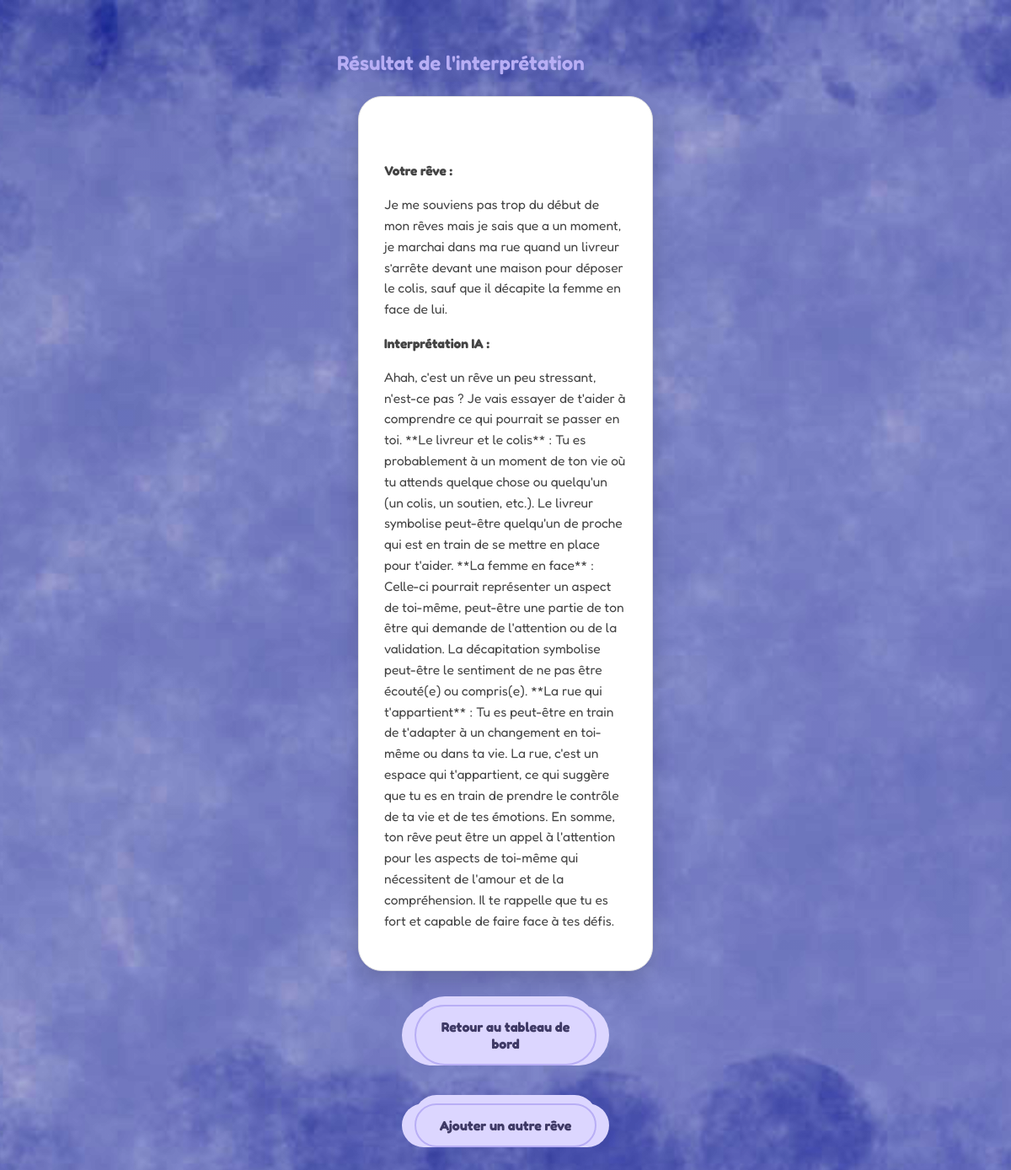
Screenshot of /result/18 (signed in) with the database file from the repository.
### tables this page shows
CREATE TABLE dreams (
            id INTEGER PRIMARY KEY AUTOINCREMENT,
            user_id INTEGER NOT NULL,
            title TEXT NOT NULL,
            content TEXT NOT NULL,
            interpretation TEXT,
            is_public INTEGER DEFAULT 0, dream_type TEXT DEFAULT 'reve',
            FOREIGN KEY (user_id) REFERENCES users (id)
        );

### app.py (the view)
@app.route("/result/<int:dream_id>")
def result(dream_id):
    if "user_id" not in session:
        return redirect(url_for("login"))
    conn = get_db_connection()
    cursor = conn.cursor()
    cursor.execute(
        "SELECT * FROM dreams WHERE id = ? AND user_id = ?",
        (dream_id, session["user_id"])
    )
    dream = cursor.fetchone()
    conn.close()
    if not dream:
        return "Rêve introuvable."
    return render_template("result.html", dream=dream)

### app.py (called while the page is built)
def get_db_connection():
    conn = sqlite3.connect('dreams.db')
    conn.row_factory = sqlite3.Row
    return conn

### templates/result.html (shortened to what this page needs)
<!DOCTYPE html>
<html lang="fr">
<head>
    <link rel="stylesheet" href="{{ url_for('static', filename='style.css') }}">
</head>
<body>
    <div class="container">
        <h2>Résultat de l'interprétation</h2>
        <div class="card">
            <h3>{{ dream["title"] }}</h3>
            <p><strong>Votre rêve :</strong></p>
            <p>{{ dream["content"] }}</p>
            <p><strong>Interprétation IA :</strong></p>
            <p>{{ dream["interpretation"] }}</p>
        </div>
        <div class="buttons">
            <a href="{{ url_for('dashboard') }}" class="btn">Retour au tableau de bord</a>
            <a href="{{ url_for('add_dream') }}" class="btn">Ajouter un autre rêve</a>
        </div>
    </div>
</body>
</html>

### static/style.css (style rules this page uses)
body { font-family: 'Fredoka', Arial, sans-serif; background: linear-gradient(135deg, #0b091a 0%, #161233 100%), url("/static/background.jpg") no-repeat center center fixed; background-size: cover; background-blend-mode: overlay; margin: 0; padding: 0; min-height: 100vh; color: #f0edff; }
.container { width: 100%; max-width: 400px; margin: 60px auto; background: transparent; box-shadow: none; }
h1, h2, h3, h4 { color: #b8aef5; font-weight: 600; margin-top: 0; }
h3 { font-size: 22px; color: #fff; text-align: left; margin-bottom: 20px; }
.card, .feed-card, .add-dream-card { background: #ffffff ; border: 1px solid #e0e0e0 ; border-radius: 28px ; padding: 30px ; margin-bottom: 30px ; margin: 25px; box-shadow: 0 10px 25px rgba(0, 0, 0, 0.15); box-sizing: border-box; color: #333333 ; }
.card p, .feed-card .dream-content { color: #444444 ; font-size: 15.5px; line-height: 1.6; }
.btn, .menu-link { display: block; width: 180px; text-align: center; text-decoration: none; background: #dcd6ff; color: #3f3a66; padding: 14px 16px; margin: 15px auto; font-size: 16px; font-weight: bold; border-radius: 50px; border: 2px solid #b8aef5; box-shadow: -15px 0 0 #dcd6ff, 15px 0 0 #dcd6ff, 0 -10px 0 #dcd6ff; transition: 0.3s; cursor: pointer; }
.buttons { display: flex; gap: 15px; justify-content: center; flex-wrap: wrap; margin: 25px 0; }
.feed-card, .card { display: block ; position: relative ; overflow: hidden ; }

### rows the page displays
dreams: content "Je me souviens pas trop du début de mon rêves mais je sais que a un moment, je marchai dans ma rue quand un livreur s’arrête devant une maison pour déposer le colis, sauf que il décapite la femme en face de lui.", interpretation "Ahah, c'est un rêve un peu stressant, n'est-ce pas ? Je vais essayer de t'aider à comprendre ce qui pourrait se passer en toi. **Le livreur et le colis** : Tu es probablement à un moment de ton vie où tu attends quelque chose ou quelqu'un (un colis, un soutien, etc.). Le livreur symbolise peut-être quelqu'un de proche qui est en train de se mettre en place pour t'aider. **La femme en face** : Celle-ci pourrait représenter un aspect de toi-même, peut-être une partie de ton être qui demande de l'attention ou de la validation. La décapitation symbolise peut-être le sentiment de ne pas être écouté(e) ou compris(e). **La rue qui t'appartient** : Tu es peut-être en train de t'adapter à un…"
